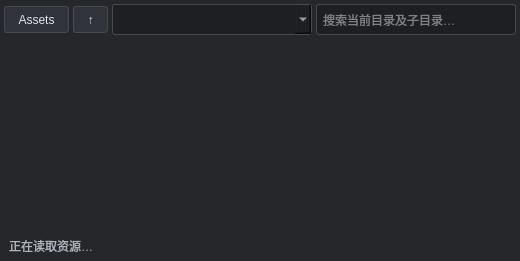
<?xml version="1.0" encoding="UTF-8"?>
<ui version="4.0">
 <class>ProjectAssetsUIWindow</class>
 <widget class="QWidget" name="ProjectAssetsUIWindow">
  <property name="minimumSize"><size><width>360</width><height>0</height></size></property>
  <property name="errorColor" stdset="0"><color><red>255</red><green>151</green><blue>151</blue></color></property>
  <property name="pendingColor" stdset="0"><color><red>188</red><green>207</green><blue>231</blue></color></property>
  <property name="typeColumnWidth" stdset="0"><number>172</number></property>
  <property name="statusColumnWidth" stdset="0"><number>80</number></property>
  <property name="styleSheet"><string notr="true">QWidget#ProjectAssetsUIWindow { background:#25272b; color:#e0e2e6; }
QTreeView { background:#25272b; alternate-background-color:#292c31; color:#e0e2e6; border:0; outline:0; selection-background-color:#3a526d; selection-color:#ffffff; }
QTreeView::item { height:25px; padding-right:5px; }
QTreeView::item:hover { background:#343b46; }
QTreeView::item:selected { background:#3a526d; color:white; }
QHeaderView::section { background:#30343a; color:#cbd0d8; border:0; padding:5px; text-align:left; }
QLineEdit,QComboBox { background:#1d1f23; color:#e0e2e6; border:1px solid #454a53; border-radius:3px; padding:4px; min-height:21px; }
QLineEdit:focus,QComboBox:focus { border-color:#7fa8d2; }
QComboBox QAbstractItemView { background:#25272b; color:#e0e2e6; selection-background-color:#3a526d; }
QToolButton { color:#e0e2e6; background:#30343a; border:1px solid #454a53; border-radius:3px; padding:4px 9px; }
QToolButton:hover { background:#424a56; } QToolButton:disabled { color:#777e89; }
QSplitter::handle { background:#42464e; width:3px; }
QLabel { color:#adb4bf; padding:2px; }</string></property>
  <layout class="QVBoxLayout" name="mainLayout" stretch="0,1,0">
   <property name="spacing"><number>4</number></property>
   <property name="leftMargin"><number>4</number></property><property name="topMargin"><number>4</number></property><property name="rightMargin"><number>4</number></property><property name="bottomMargin"><number>4</number></property>
   <item><layout class="QHBoxLayout" name="navigationLayout" stretch="0,0,1,1">
    <item><widget class="QToolButton" name="rootButton"><property name="text"><string>Assets</string></property><property name="toolTip"><string>返回资源根目录</string></property></widget></item>
    <item><widget class="QToolButton" name="upButton"><property name="text"><string>↑</string></property><property name="toolTip"><string>上一级目录</string></property></widget></item>
    <item><widget class="QComboBox" name="breadcrumbCombo"><property name="sizePolicy"><sizepolicy hsizetype="Expanding" vsizetype="Fixed"><horstretch>2</horstretch><verstretch>0</verstretch></sizepolicy></property><property name="toolTip"><string>当前位置；选择上级目录跳转</string></property></widget></item>
    <item><widget class="QLineEdit" name="searchEdit"><property name="minimumSize"><size><width>140</width><height>0</height></size></property><property name="placeholderText"><string>搜索当前目录及子目录…</string></property><property name="clearButtonEnabled"><bool>true</bool></property></widget></item>
   </layout></item>
   <item><widget class="QSplitter" name="splitter">
    <property name="sizePolicy"><sizepolicy hsizetype="Expanding" vsizetype="Expanding"><horstretch>0</horstretch><verstretch>1</verstretch></sizepolicy></property>
    <property name="orientation"><enum>Qt::Horizontal</enum></property><property name="childrenCollapsible"><bool>false</bool></property>
    <widget class="QTreeView" name="folderTree"><property name="acceptDrops"><bool>true</bool></property><property name="dragDropMode"><enum>QAbstractItemView::DropOnly</enum></property><property name="sizePolicy"><sizepolicy hsizetype="Expanding" vsizetype="Ignored"><horstretch>0</horstretch><verstretch>0</verstretch></sizepolicy></property><property name="minimumSize"><size><width>140</width><height>48</height></size></property><property name="headerHidden"><bool>true</bool></property><property name="editTriggers"><set>QAbstractItemView::NoEditTriggers</set></property><property name="uniformRowHeights"><bool>true</bool></property><property name="animated"><bool>false</bool></property></widget>
    <widget class="ProjectAssetTreeView" name="assetTree"><property name="acceptDrops"><bool>true</bool></property><property name="sizePolicy"><sizepolicy hsizetype="Expanding" vsizetype="Ignored"><horstretch>0</horstretch><verstretch>0</verstretch></sizepolicy></property><property name="minimumSize"><size><width>0</width><height>48</height></size></property><property name="dragEnabled"><bool>true</bool></property><property name="dragDropMode"><enum>QAbstractItemView::DragDrop</enum></property><property name="defaultDropAction"><enum>Qt::CopyAction</enum></property><property name="alternatingRowColors"><bool>true</bool></property><property name="uniformRowHeights"><bool>true</bool></property><property name="selectionMode"><enum>QAbstractItemView::ExtendedSelection</enum></property><property name="selectionBehavior"><enum>QAbstractItemView::SelectRows</enum></property><property name="editTriggers"><set>QAbstractItemView::NoEditTriggers</set></property><property name="allColumnsShowFocus"><bool>true</bool></property><attribute name="headerStretchLastSection"><bool>false</bool></attribute></widget>
   </widget></item>
   <item><widget class="QLabel" name="statusLabel"><property name="sizePolicy"><sizepolicy hsizetype="Preferred" vsizetype="Fixed"><horstretch>0</horstretch><verstretch>0</verstretch></sizepolicy></property><property name="text"><string>正在读取资源…</string></property><property name="textFormat"><enum>Qt::PlainText</enum></property></widget></item>
  </layout>
 </widget>
 <customwidgets><customwidget><class>ProjectAssetTreeView</class><extends>QTreeView</extends><header>ProjectAssetTreeView.h</header></customwidget></customwidgets>
 <resources><include location="ProjectAssetsIcons.qrc"/></resources>
 <connections/>
</ui>
